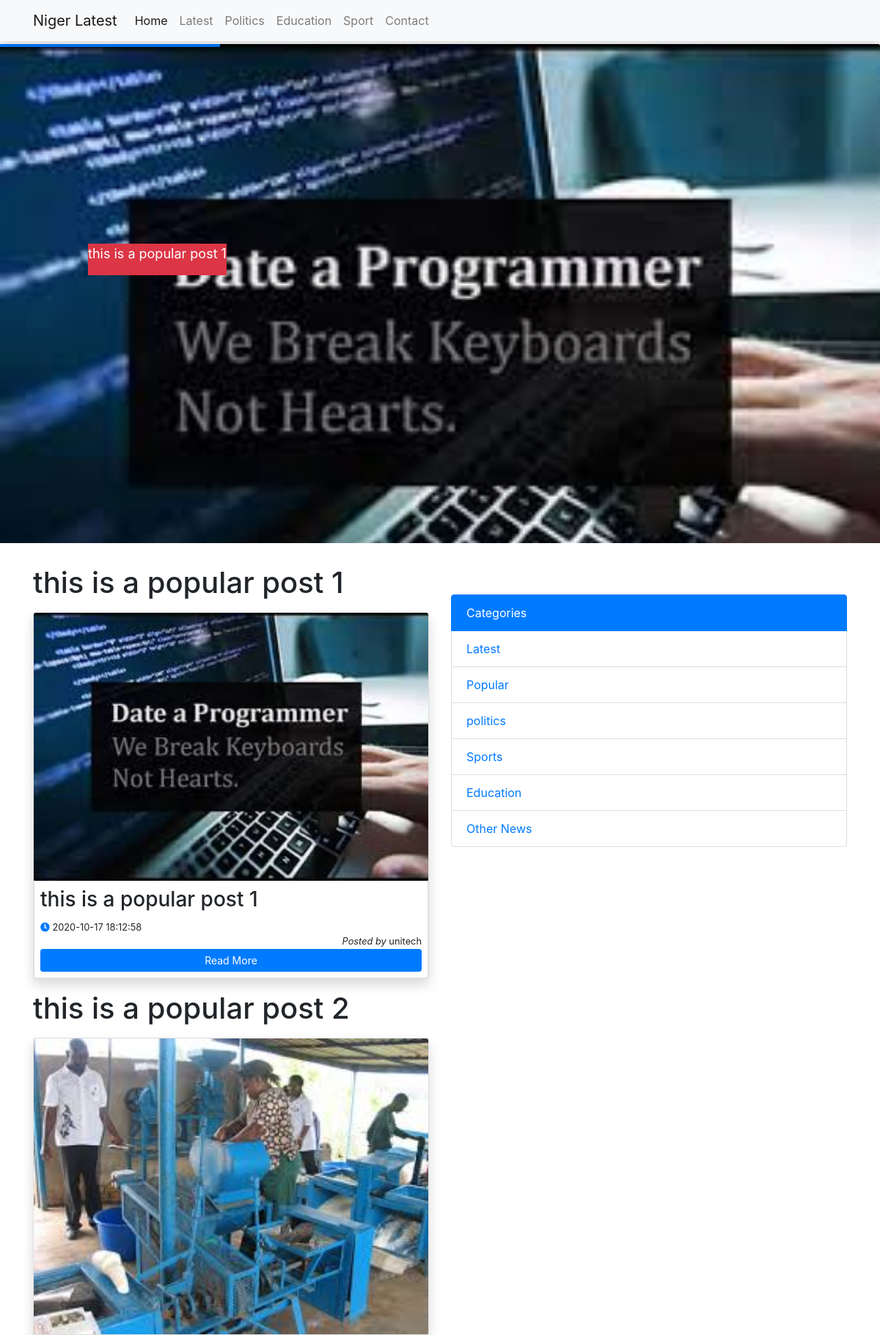
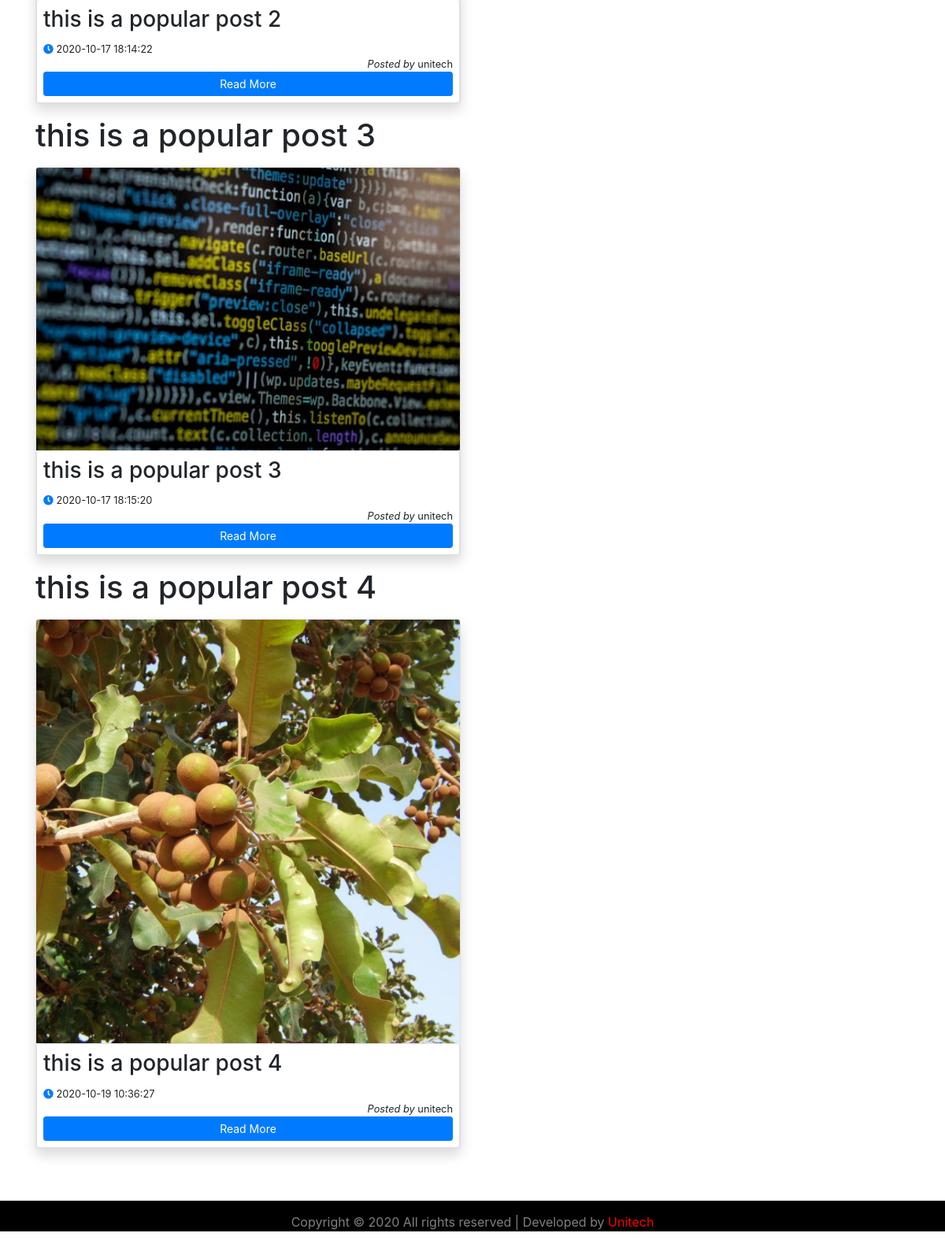
The app's page /popular.php with its own data (2 pictures, top to bottom).
### tables this page shows
CREATE TABLE `posts` (
  `id` int(11) NOT NULL,
  `post_title` varchar(500) NOT NULL,
  `post_author` varchar(200) NOT NULL,
  `post_desc` text NOT NULL,
  `image_dir` varchar(500) NOT NULL,
  `post_category` varchar(200) NOT NULL,
  `post_date` timestamp NOT NULL DEFAULT CURRENT_TIMESTAMP ON UPDATE CURRENT_TIMESTAMP,
  `post_tag` varchar(500) NOT NULL,
  `post_content` text NOT NULL
);

### popular.php (the view, shortened to what this page needs)
<?php
    require_once 'connection/db.php';
    $query = "SELECT * FROM posts WHERE post_category = ? ORDER BY post_date LIMIT 8";
    $lat_cat = 'Popular';
    $stmt = $conn->prepare($query);
    $stmt->bind_param('s',$lat_cat);
    $stmt->execute();
    $Popular = $stmt->get_result();
     $query = "SELECT * FROM posts WHERE post_category = ? ORDER BY post_date LIMIT 5";
     $sli_cat = 'Popular';
     $stmt = $conn->prepare($query);
     $stmt->bind_param('s',$sli_cat);
     $stmt->execute();
     $sliding = $stmt->get_result();
?>
<!DOCTYPE html>
<html lang="en">
<head>
    <link rel="stylesheet" href="css/style.css">
    <link rel="stylesheet" href="css/bootstrap.min.css">
    <link rel="stylesheet" href="css/all.css">
    <link rel="stylesheet" href="css/swiper.min.css">
</head>
<body>
                          <?php include 'includes/topbar.php';?>
<div class="swiper-container swipe1">
<div class="swiper-wrapper">
   <?php while ($result = $sliding->fetch_assoc()) {
       $explode = explode("../",$result['image_dir']);
       ?>
<div class="swiper-slide">
 <a href="viewpost.php?vid=<?php echo $result['id'];?>"><img src="<?= $explode[1]?>" alt="sliding image" class="img-fluid card-img-top">
 <div class="card-title bg-danger ml-4 text-center" id="caption">
   <p class="text-white"><?php echo $result['post_desc'];?></p>
</div></a>
</div>
<?php }?>
</div>
<div class="swiper-pagination"></div>
</div>
                        <section id="section">
            <div class="container">
                <div class="row">
                    <div class="col-md-6">
                    <?php while ($result = $Popular->fetch_assoc()) {
                        $explode = explode("../",$result['image_dir']);
                        ?>
                         <h1><?php echo $result['post_title'];?></h1>
                        <div class="card shadow my-3">
                            <div>
                                <img src="<?= $explode[1];?>" class="img-fluid card-img-top" alt="post image">
                            </div>
							<div class="card body p-2">
								<h3 class="card-title"><?php echo strip_tags($result['post_desc']); ?></h3>
									<small class="text-left"><span class="fas fa-clock text-primary "></span> <?php echo $result['post_date'];?></small>
									<small class="text-right"><i>Posted by </i><?php echo $result['post_author'];?></small>
								<a href="viewpost.php?vid=<?php echo $result['id'];?>" class="btn btn-primary btn-sm">Read More</a>
							</div>
                        </div>
                            <?php }?>
                    </div><br>
                    <div class="col-md-6">
                     <div class="list-group" style="margin:40px 0 10px 0;">
                            <a href="#" class="list-group-item active">Categories</a>
                            <a href="latest.php" class="list-group-item">Latest </a>
                            <a href="popular.php" class="list-group-item primary">Popular</a>
							<a href="politics.php" class="list-group-item">politics </a>
                            <a href="sports.php" class="list-group-item">Sports </a>
							<a href="education.php" class="list-group-item">Education </a>
                            <a href="othernews.php" class="list-group-item">Other News </a>
                    </div>
                 </div>
                </div>
            </div>
        </section>
            <footer class="footer footer-default" style="height: auto; width: 100%; background-color:black;padding-top:15px;color:gray; ">
                <p class="text-center">Copyright &copy; 2020 All rights reserved | Developed by <span><a style="text-decoration:none;color:red;" href="www.unitechdev.com">Unitech</a><span></p>
            </footer>
</body>
</html>

### includes/topbar.php (shortened to what this page needs)
<section id="navbar">
		<nav class="navbar fixed-top navbar-expand-lg navbar-light bg-light shadow">
		<div class="container">
			<a class="navbar-brand" href="#">Niger Latest</a>
			<div class="collapse navbar-collapse" id="navbarNav">
			<ul class="navbar-nav">
				<li class="nav-item active"><a class="nav-link" href="index.php">Home</a></li>
				<li class="nav-item"><a class="nav-link" href="latest.php">Latest</a></li>
                <li class="nav-item"><a class="nav-link" href="politics.php">Politics</a></li>
                <li class="nav-item"><a class="nav-link" href="education.php">Education</a></li>
                <li class="nav-item"><a class="nav-link" href="sports.php">Sport</a></li>
                <li class="nav-item" style="cursor:pointer;"><a class="nav-link" type="button" data-toggle="modal" data-target="#contact">Contact</a></li>
			</ul>
		</div>
	</div>
</nav>
    </section>

### css/style.css (style rules this page uses)
body { scroll-behavior: smooth; }
#navbar { margin-bottom: 70px; }
.swipe1 { width: 100%; height: 85vh; position: relative; top:-10px; margin-bottom: 20px; margin-left: auto; margin-right: auto; }
.swipe1 .swiper-wrapper { height: 100%; width:100%; }
.swipe1 .swiper-wrapper .swiper-slide { text-align: center; height: 100%; font-size: 18px; }
#caption { position:absolute; left: 8%; top:40%; word-break:break-all !important; }
#caption p { font-size }
footer { margin-top: 50px; }

### css/all.css (style rules this page uses)
.fa, .fas, .far, .fal, .fad, .fab { -moz-osx-font-smoothing: grayscale; -webkit-font-smoothing: antialiased; display: inline-block; font-style: normal; font-variant: normal; text-rendering: auto; line-height: 1; }
.fa-clock:before { content: "\f017"; }
.fa, .fas { font-family: 'Font Awesome 5 Free'; font-weight: 900; }

### records on screen
posts: image_dir (picture), post_desc "this is a popular post 1", post_title "this is a popular post 1", post_date "2020-10-17 18:12:58", post_author "unitech"
posts: post_title "this is a popular post 2", image_dir (picture), post_desc "this is a popular post 2", post_date "2020-10-17 18:14:22", post_author "unitech"
posts: post_title "this is a popular post 3", image_dir (picture), post_desc "this is a popular post 3", post_date "2020-10-17 18:15:20", post_author "unitech"
posts: post_title "this is a popular post 4", image_dir (picture), post_desc "this is a popular post 4", post_date "2020-10-19 10:36:27", post_author "unitech"
